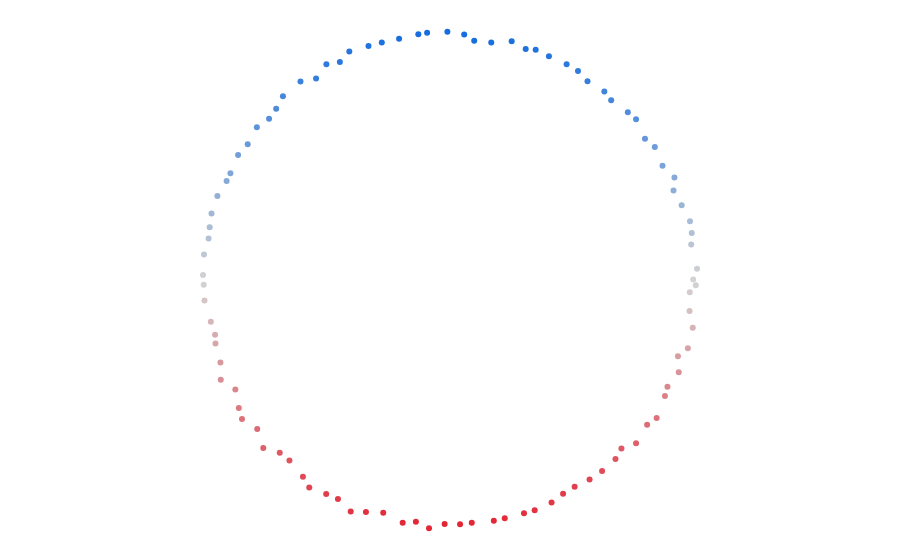

The cell this chart's notebook holds for it:
### Code cell
eig_func = dg1.function_basis

print(eig_func.shape)

quiver_scale = 0.03
# arrow_scale = 0.3
line_width = 1.

print(a.shape)



a = eig_func.T[2]
f11 = plot_scatter_2d(data1, color = a).show()
f11.show()
